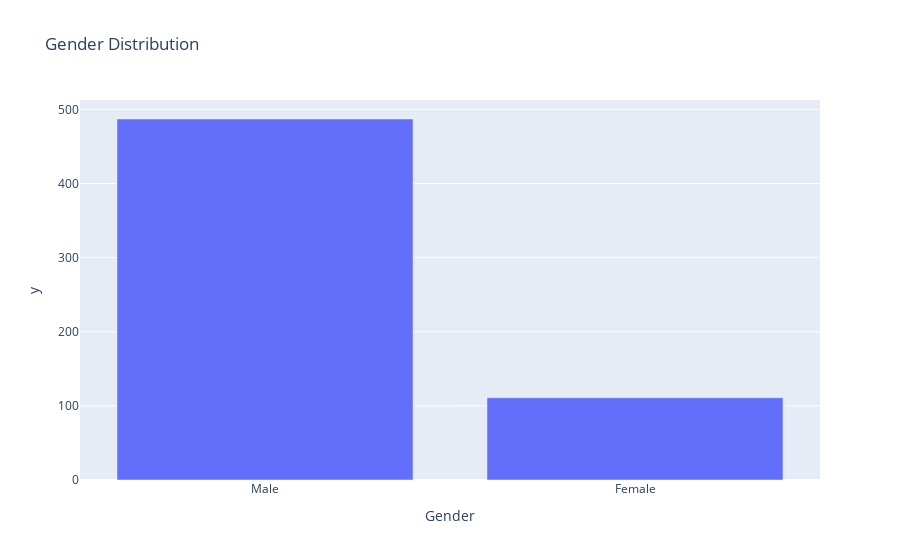

Source (notebook cell):
### Markdown cell above
Distribution of gender column

### Code cell
gender_count = data['Gender'].value_counts()
fig_gender = px.bar(gender_count, x=gender_count.index, y=gender_count.values, title='Gender Distribution')
fig_gender.show()

### Figure 1 — Plotly figure (JSON) as saved in the notebook; plotly's stock layout.template omitted (floating-point values rounded to 4 significant figures)
{"data": [{"alignmentgroup": "True", "hovertemplate": "Gender=%{x}<br>y=%{y}<extra></extra>", "legendgroup": "", "marker": {"color": "#636efa", "pattern": {"shape": ""}}, "name": "", "offsetgroup": "", "orientation": "v", "showlegend": false, "textposition": "auto", "type": "bar", "x": ["Male", "Female"], "xaxis": "x", "y": [487, 111], "yaxis": "y"}], "layout": {"autosize": true, "barmode": "relative", "legend": {"tracegroupgap": 0}, "title": {"text": "Gender Distribution"}, "xaxis": {"anchor": "y", "autorange": true, "domain": [0, 1], "range": [-0.5, 1.5], "title": {"text": "Gender"}, "type": "category"}, "yaxis": {"anchor": "x", "autorange": true, "domain": [0, 1], "range": [0, 512.6], "title": {"text": "y"}, "type": "linear"}}}
